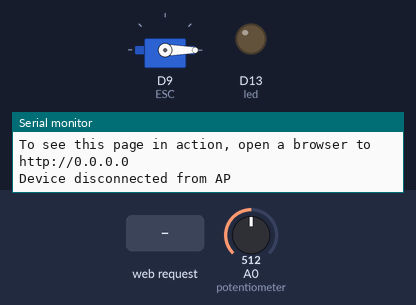
Bench run of a sketch on a simulated Arduino Uno R4 WiFi. Shown: servo, output pins drawn as LEDs (lit = HIGH), the last lines printed to the serial monitor. The test bench sets the inputs (shaded band); at power-on: A0 (potentiometer) = 512.

Above: at 11.2 s.
11.3 s: HTTP request GET /H received
At 12.3 s:
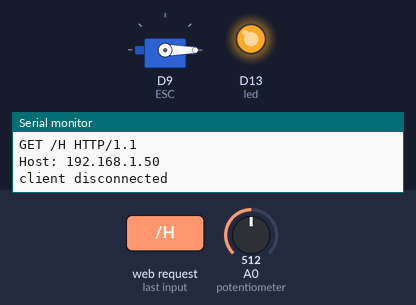
12.8 s: A0 (potentiometer) set to 716
At 13.3 s:
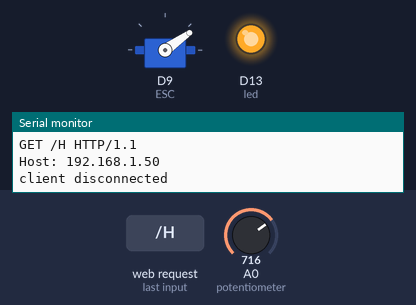
14.3 s: HTTP request GET /L received
At 15.5 s:
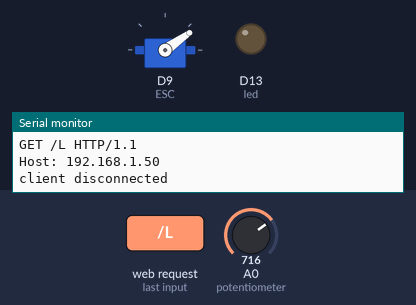
15.8 s: A0 (potentiometer) set to 900
At 16.8 s:
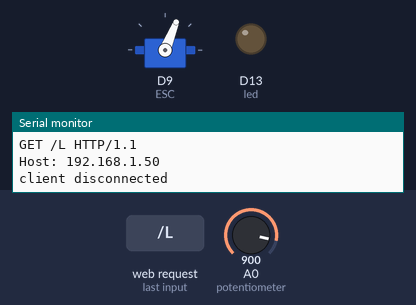
17.3 s: HTTP request GET /H received
At 18.0 s:
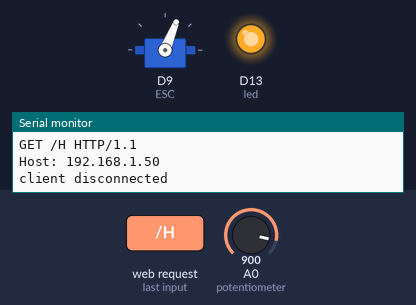
18.8 s: A0 (potentiometer) set to 1023
At 19.1 s:
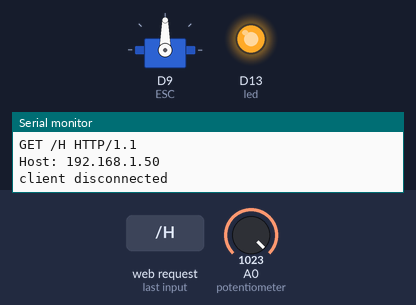
Timing chart, 0 to 21.3 s (numbered marks = the images above; inputs shaded):
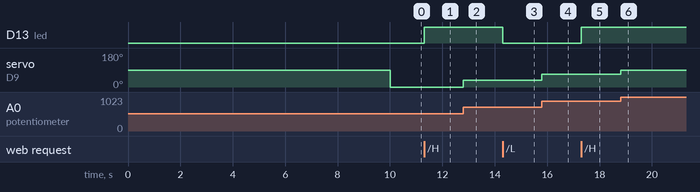

Measured:
- after the input at 11.3 s, D13 (led): LOW → HIGH at once
- after the input at 12.8 s, servo on D9 (ESC): 0° → 35° at once
- after the input at 14.3 s, D13 (led): HIGH → LOW at once
- after the input at 15.8 s, servo on D9 (ESC): 35° → 68° at once
- after the input at 17.3 s, D13 (led): LOW → HIGH at once
- after the input at 18.8 s, servo on D9 (ESC): 68° → 90° at once

The sketch:

DisplayPotValue.ino
```cpp
/*
  WiFi Web Server LED Blink

  A simple web server that lets you blink an LED via the web.
  This sketch will create a new access point (with no password).
  It will then launch a new server and print out the IP address
  to the Serial Monitor. From there, you can open that address in a web browser
  to turn on and off the LED on pin 13.

  If the IP address of your board is yourAddress:
    http://yourAddress/H turns the LED on
    http://yourAddress/L turns it off

  created 25 Nov 2012
  by Tom Igoe
  adapted to WiFi AP by Adafruit

  Find the full UNO R4 WiFi Network documentation here:
  https://docs.arduino.cc/tutorials/uno-r4-wifi/wifi-examples#access-point
 */

#include "WiFiS3.h"
#include <Servo.h>
#include "arduino_secrets.h"

///////please enter your sensitive data in the Secret tab/arduino_secrets.h
char ssid[] = SECRET_SSID;        // your network SSID (name)
char pass[] = SECRET_PASS;        // your network password (use for WPA, or use as key for WEP)
int keyIndex = 0;                 // your network key index number (needed only for WEP)

int led =  LED_BUILTIN;
int status = WL_IDLE_STATUS;
WiFiServer server(80);

Servo ESC;
int potValue;

void setup() {
  //Initialize serial and wait for port to open:
  ESC.attach(9,1000,2000); // (pin, min pulse width, max pulse width in microseconds)

  Serial.begin(9600);
  while (!Serial) {
    ; // wait for serial port to connect. Needed for native USB port only
  }
  Serial.println("Access Point Web Server");

  pinMode(led, OUTPUT);      // set the LED pin mode

  // check for the WiFi module:
  if (WiFi.status() == WL_NO_MODULE) {
    Serial.println("Communication with WiFi module failed!");
    // don't continue
    while (true);
  }

  String fv = WiFi.firmwareVersion();
  if (fv < WIFI_FIRMWARE_LATEST_VERSION) {
    Serial.println("Please upgrade the firmware");
  }

  // by default the local IP address will be 192.168.4.1
  // you can override it with the following:
  WiFi.config(IPAddress(192,48,56,2));

  // print the network name (SSID);
  Serial.print("Creating access point named: ");
  Serial.println(ssid);

  // Create open network. Change this line if you want to create an WEP network:
  status = WiFi.beginAP(ssid, pass);
  if (status != WL_AP_LISTENING) {
    Serial.println("Creating access point failed");
    // don't continue
    while (true);
  }

  // wait 10 seconds for connection:
  delay(10000);

  // start the web server on port 80
  server.begin();

  // you're connected now, so print out the status
  printWiFiStatus();
}


void loop() {

  potValue = analogRead(A0);   // reads the value of the potentiometer (value between 0 and 1023)
  potValue = map(potValue, 0, 1023, -90, 90);   // scale it to use it with the servo library (value between 0 and 180)
  ESC.write(potValue);    // Send the signal to the ESC

  // compare the previous status to the current status
  if (status != WiFi.status()) {
    // it has changed update the variable
    status = WiFi.status();

    if (status == WL_AP_CONNECTED) {
      // a device has connected to the AP
      Serial.println("Device connected to AP");
    } else {
      // a device has disconnected from the AP, and we are back in listening mode
      Serial.println("Device disconnected from AP");
    }
  }

  WiFiClient client = server.available();   // listen for incoming clients

  if (client) {                             // if you get a client,
    Serial.println("new client");           // print a message out the serial port
    String currentLine = "";                // make a String to hold incoming data from the client
    while (client.connected()) {            // loop while the client's connected
      delayMicroseconds(10);                // This is required for the Arduino Nano RP2040 Connect - otherwise it will loop so fast that SPI will never be served.
      if (client.available()) {             // if there's bytes to read from the client,
        char c = client.read();             // read a byte, then
        Serial.write(c);                    // print it out to the serial monitor
        if (c == '\n') {                    // if the byte is a newline character

          // if the current line is blank, you got two newline characters in a row.
          // that's the end of the client HTTP request, so send a response:
          if (currentLine.length() == 0) {
            // HTTP headers always start with a response code (e.g. HTTP/1.1 200 OK)
            // and a content-type so the client knows what's coming, then a blank line:
            client.println("HTTP/1.1 200 OK");
            client.println("Content-type:text/html");
            client.println("Connection: close");  // the connection will be closed after completion of the response
            client.println("Refresh: 2");  // refresh the page automatically every 5 sec
            client.println();

            // the content of the HTTP response follows the header:
            client.print("<p style=\"font-size:7vw;\">Click <a href=\"/H\">here</a> turn the LED on<br></p>");
            client.print("<p style=\"font-size:7vw;\">Click <a href=\"/L\">here</a> turn the LED off<br></p>");

            client.print("<p style=\"font-size:7vw;\">potValue: ");
            client.print(potValue);
            client.print(" <br></p>");

            printSlider(client);

            // The HTTP response ends with another blank line:
            client.println();
            // break out of the while loop:
            break;
          }
          else {      // if you got a newline, then clear currentLine:
            currentLine = "";
          }
        }
        else if (c != '\r') {    // if you got anything else but a carriage return character,
          currentLine += c;      // add it to the end of the currentLine
        }

        // Check to see if the client request was "GET /H" or "GET /L":
        if (currentLine.endsWith("GET /H")) {
          digitalWrite(led, HIGH);               // GET /H turns the LED on
        }
        if (currentLine.endsWith("GET /L")) {
          digitalWrite(led, LOW);                // GET /L turns the LED off
        }
      }
    }
    // close the connection:
    client.stop();
    Serial.println("client disconnected");
  }

}

void printWiFiStatus() {
  // print the SSID of the network you're attached to:
  Serial.print("SSID: ");
  Serial.println(WiFi.SSID());

  // print your WiFi shield's IP address:
  IPAddress ip = WiFi.localIP();
  Serial.print("IP Address: ");
  Serial.println(ip);

  // print where to go in a browser:
  Serial.print("To see this page in action, open a browser to http://");
  Serial.println(ip);

}

void printSlider(WiFiClient client){
  client.print("<br><input type=\"range\" min=\"");
  client.print(-90);
  client.print("\" max=\"");
  client.print(90);
  client.print("\" value=\"");
  client.print(0);
  client.print("\" class=\"slider\" id=\"myRange\">");
  client.print("<p id=\"slider value\">space holder</p>");
  //range slider script
  client.print("<script>var slider = document.getElementById(\"myRange\");");
  client.print("var output = document.getElementById(\"slider value\");");
  client.print("output.innerHTML = slider.value;");
  client.print("slider.oninput = function() {output.innerHTML = this.value;console.log(slider.value);}</script>");
  //Serial.print(client.read());
}
```

arduino_secrets.h
```cpp
// Both SSID and password must be 8 characters or longer
#define SECRET_SSID "testAP"
#define SECRET_PASS "123456789"
```
